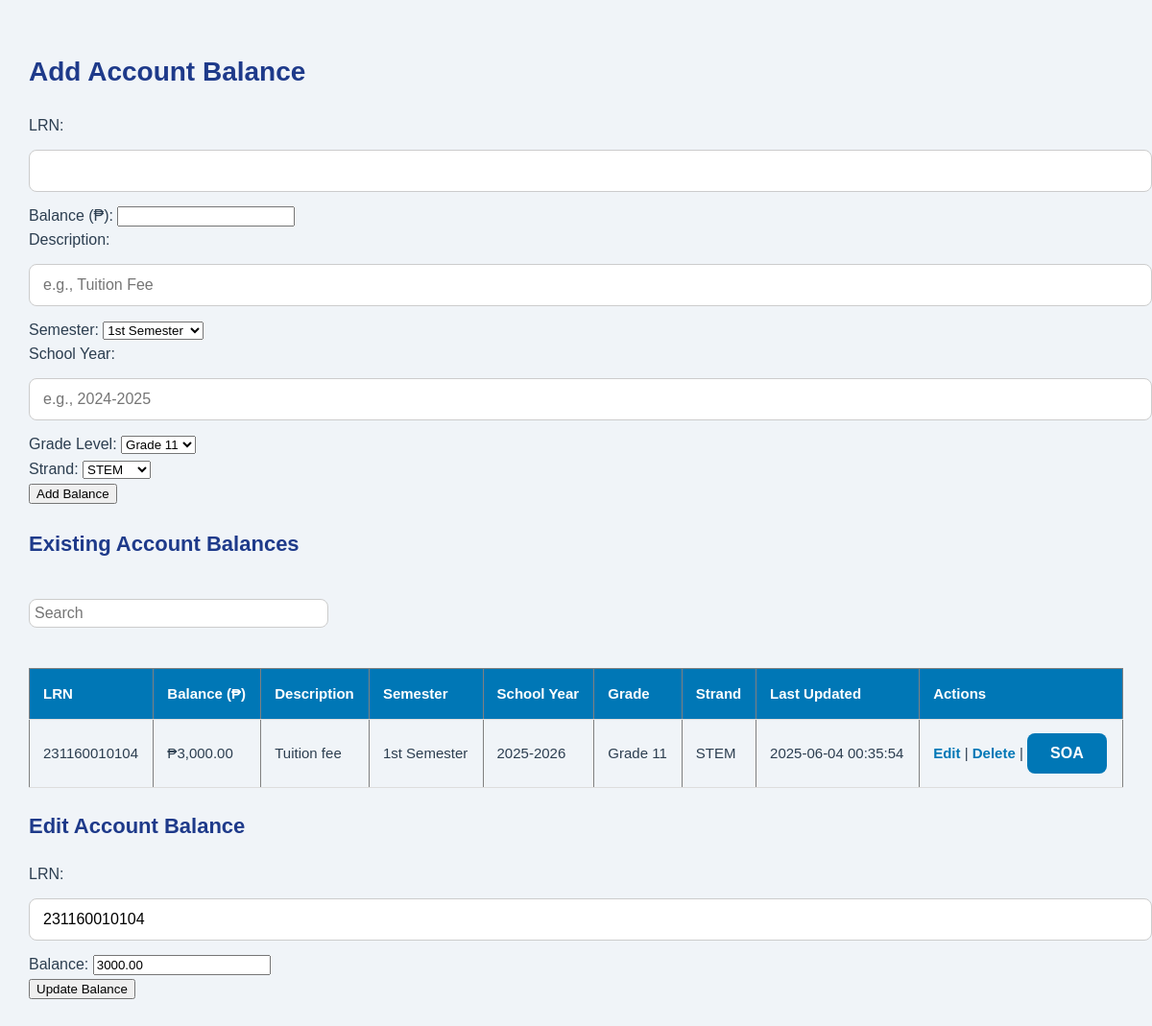
Page /balance.php?edit=231160010104 on the committed database.
### tables this page shows
CREATE TABLE `account_balance` (
  `id` int(11) NOT NULL,
  `student_id` bigint(50) NOT NULL,
  `balance` varchar(50) NOT NULL,
  `description` varchar(255) DEFAULT NULL,
  `semester` varchar(50) DEFAULT NULL,
  `school_year` varchar(20) DEFAULT NULL,
  `grade_level` varchar(10) DEFAULT NULL,
  `strand` varchar(50) DEFAULT NULL,
  `date_updated` datetime DEFAULT current_timestamp() ON UPDATE current_timestamp()
);

### balance.php (the view, shortened to what this page needs)
<?php
include 'db.php';
?>
<!DOCTYPE html>
<html lang="en">
<head>
    <link rel="stylesheet" href="css/admin.css">
</head>
<body>
<h2>Add Account Balance</h2>
<form method="POST" action="balance.php">
    LRN: <input type="text" name="student_id" required><br>
    Balance (₱): <input type="number" step="0.01" name="balance" required><br>
    Description: <input type="text" name="description" placeholder="e.g., Tuition Fee" required><br>
    Semester:
    <select name="semester" required>
        <option value="1st Semester">1st Semester</option>
    </select><br>
    School Year: <input type="text" name="school_year" placeholder="e.g., 2024-2025" required><br>
    Grade Level:
    <select name="grade_level" required>
        <option value="Grade 11">Grade 11</option>
    </select><br>
    Strand:
    <select name="strand" required>
        <option value="STEM">STEM</option>
    </select><br>
    <input type="submit" value="Add Balance">
</form>
<h3>Existing Account Balances</h3>
<input type="text" id="searchInput" placeholder="Search" style="margin-top: 20px; padding: 5px; width: 300px;">
<table border="1" cellpadding="5">
<tr>
    <th>LRN</th>
    <th>Balance (₱)</th>
    <th>Description</th>
    <th>Semester</th>
    <th>School Year</th>
    <th>Grade</th>
    <th>Strand</th>
    <th>Last Updated</th>
    <th>Actions</th>
</tr>
<?php
$result = $conn->query("SELECT * FROM account_balance");
while ($row = $result->fetch_assoc()) {
    $student_id = htmlspecialchars($row['student_id']);
    $balance = number_format($row['balance'], 2);
    $balance_raw = htmlspecialchars($row['balance']);
    $description = htmlspecialchars($row['description']);
    $semester = htmlspecialchars($row['semester']);
    $school_year = htmlspecialchars($row['school_year']);
    $grade_level = htmlspecialchars($row['grade_level']);
    $strand = htmlspecialchars($row['strand']);
    $date_updated = htmlspecialchars($row['date_updated']);
    echo "<tr>
        <td>{$student_id}</td>
        <td>₱{$balance}</td>
        <td>{$description}</td>
        <td>{$semester}</td>
        <td>{$school_year}</td>
        <td>{$grade_level}</td>
        <td>{$strand}</td>
        <td>{$date_updated}</td>
        <td>
            <a href=\"#\" class=\"edit-balance\" data-id=\"{$student_id}\">Edit</a> |
            <a href='balance.php?delete=" . urlencode($student_id) . "' onclick=\"return confirm('Delete this balance?')\">Delete</a> |
            <button type='button' onclick='generateSOA(\"{$student_id}\", \"{$balance_raw}\", \"{$description}\", \"{$semester}\", \"{$school_year}\", \"{$grade_level}\", \"{$strand}\")'>SOA</button>
        </td>
    </tr>";
}
?>
</table>
<?php
if (isset($_GET['edit'])) {
    $student_id = $_GET['edit'];
    $edit = $conn->query("SELECT * FROM account_balance WHERE student_id='$student_id'")->fetch_assoc();
?>
    <h3>Edit Account Balance</h3>
    <form method="POST" action="balance.php">
        LRN: <input type="text" value="<?php echo htmlspecialchars($edit['student_id']); ?>" readonly><br>
        Balance: <input type="number" step="0.01" name="balance" value="<?php echo htmlspecialchars($edit['balance']); ?>" required><br>
        <input type="submit" value="Update Balance">
    </form>
<?php } ?>
</body>
</html>

### css/admin.css (style rules this page uses)
body { font-family: 'Poppins', sans-serif; background: #f0f4f8; color: #2c3e50; margin: 0; padding: 30px; line-height: 1.6; }
h2, h3 { color: #1e3a8a; margin-bottom: 20px; font-weight: 700; }
h2 { font-size: 28px; }
h3 { font-size: 22px; }
input[type="text"] { width: 100%; padding: 12px 14px; margin: 12px 0; border: 1px solid #ccc; border-radius: 8px; font-size: 16px; background: #fff; }
button { padding: 12px 24px; background-color: #0077b6; color: #fff; border: none; border-radius: 8px; cursor: pointer; font-size: 16px; font-weight: 600; transition: background 0.2s ease; }
table { width: 100%; margin-top: 30px; border-collapse: collapse; }
th, td { padding: 14px; text-align: left; border-bottom: 1px solid #ddd; font-size: 15px; }
th { background-color: #0077b6; color: #fff; }
a { color: #0077b6; text-decoration: none; font-weight: 600; }

### rows in the picture
account_balance: student "231160010104", balance "3,000.00", description "Tuition fee", semester "1st Semester", school_year "2025-2026", grade_level "Grade 11", strand "STEM", date_updated "2025-06-04 00:35:54", balance "3000.00"
